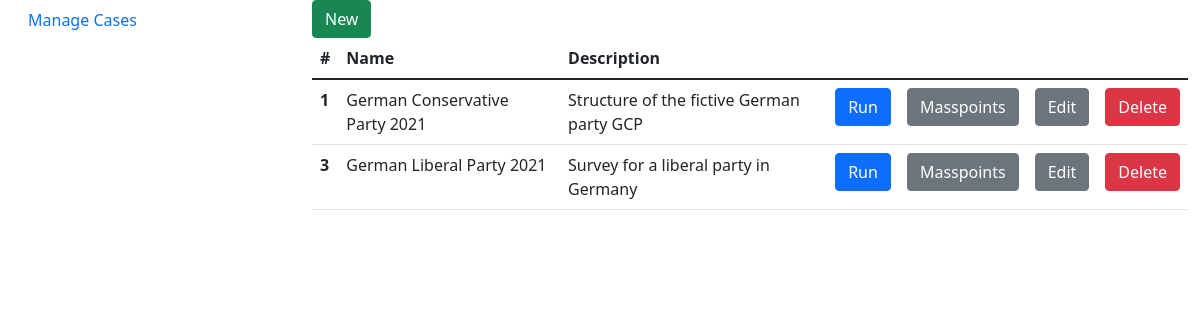
/data_manager/, run on the app's committed database.
### data_manager/models.py (models this page shows, shortened)
class Case(models.Model):
    name = models.CharField(max_length=100)
    description = models.CharField(max_length=200)
    label_x_min = models.CharField(max_length=30)
    label_x_max = models.CharField(max_length=30)
    label_y_min = models.CharField(max_length=30)
    label_y_max = models.CharField(max_length=30)
    label_z_min = models.CharField(max_length=30)
    label_z_max = models.CharField(max_length=30)

### data_manager/views.py (the view)
# urls.py: path('', views.IndexView.as_view(), name='index'),
class IndexView(generic.ListView):
    template_name = "data_manager/index.html"
    context_object_name = "latest_cases_list"
    def get_queryset(self):
        return Case.objects.order_by('name')

### data_manager/templates/data_manager/index.html
{% extends 'base.html' %}
{% load bootstrap4 %}
{% load static %}
{% block content %}
   <div class="row">
       <div class="col-12">
         {% buttons %}
             <a class="btn btn-success" href="/data_manager/new/">New</a>
         {% endbuttons %}
       </div>
   </div>
   <div class="row">
       <div class="col-12">
           {% if latest_cases_list|length > 0 %}
               <table class="table">
                   <thead>
                       <tr>
                           <th scope="col">#</th>
                           <th scope="col">Name</th>
                           <th scope="col">Description</th>
                           <th scope="col"></th>
                           <th scope="col"></th>
                           <th scope="col"></th>
                           <th scope="col"></th>
                       </tr>
                   </thead>
                   <tbody>
                       {% for case in latest_cases_list %}
                           <tr>
                             <th scope="row">{{ case.id }}</th>
                             <td>{{ case.name }}</td>
                             <td>{{ case.description }}</td>
                             <td>
                                 {% buttons %}
                                     <a class="btn btn-primary" href="/data_explorer/{{ case.id }}">Run</a>
                                 {% endbuttons %}
                             </td>
                             <td>
                                 {% buttons %}
                                     <a class="btn btn-secondary" href="/data_manager/{{ case.id }}">Masspoints</a>
                                 {% endbuttons %}
                             </td>
                             <td>
                                 {% buttons %}
                                     <a class="btn btn-secondary" href="/data_manager/{{ case.id }}/edit/">Edit</a>
                                 {% endbuttons %}
                             </td>
                             <td>
                                 {% buttons %}
                                     <a class="btn btn-danger" href="/data_manager/{{ case.id }}/delete/">Delete</a>
                                 {% endbuttons %}
                             </td>
                           </tr>
                       {% endfor %}
                   </tbody>
               </table>
           {% else %}
               <p>No cases are available.</p>
           {% endif %}
       </div>
   </div>
{% endblock %}

### static/general/styles.css (style rules this page uses)
body { background-color: #FFFFFF; }

### data on the page
Case: id "1", name "German Conservative Party 2021", description "Structure of the fictive German party GCP"
Case: id "3", name "German Liberal Party 2021", description "Survey for a liberal party in Germany"
